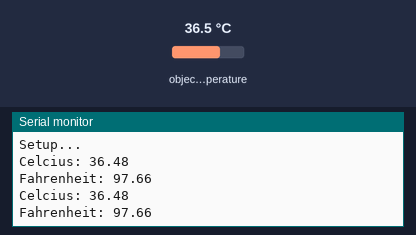
Bench run of a sketch on a simulated Arduino Uno, built with avr-gcc and run on an emulated ATmega328P. Shown: the last lines printed to the serial monitor. Wiring (inferred from the names in the program): MLX90614 thermometer at I2C address 0x5A. Inputs (shaded band) come from the test bench; at power-on: object temperature 36.5 °C.

Above: at 1.8 s.
1.9 s: object temperature set to 20 °C
At 2.8 s:
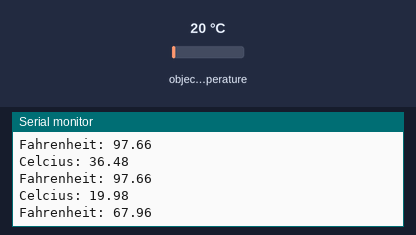
3.4 s: object temperature set to 26 °C
At 4.5 s:
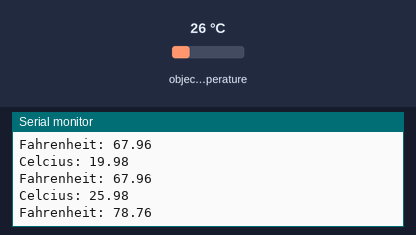
Timing chart, 0 to 6.4 s (numbered marks = the images above; inputs shaded):
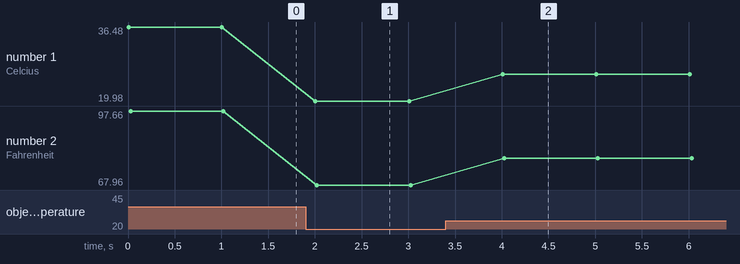

The sketch:

MLX90614.ino
```cpp
#include <i2cmaster.h>


void setup(){
	Serial.begin(9600);
	Serial.println("Setup...");

	i2c_init(); //Initialise the i2c bus
	PORTC = (1 << PORTC4) | (1 << PORTC5);//enable pullups
}

void loop(){
    int dev = 0x5A<<1;
    int data_low = 0;
    int data_high = 0;
    int pec = 0;

    i2c_start_wait(dev+I2C_WRITE);
    i2c_write(0x07);

    // read
    i2c_rep_start(dev+I2C_READ);
    data_low = i2c_readAck(); //Read 1 byte and then send ack
    data_high = i2c_readAck(); //Read 1 byte and then send ack
    pec = i2c_readNak();
    i2c_stop();

    //This converts high and low bytes together and processes temperature, MSB is a error bit and is ignored for temps
    double tempFactor = 0.02; // 0.02 degrees per LSB (measurement resolution of the MLX90614)
    double tempData = 0x0000; // zero out the data
    int frac; // data past the decimal point

    // This masks off the error bit of the high byte, then moves it left 8 bits and adds the low byte.
    tempData = (double)(((data_high & 0x007F) << 8) + data_low);
    tempData = (tempData * tempFactor)-0.01;

    float celcius = tempData - 273.15;
    float fahrenheit = (celcius*1.8) + 32;

    Serial.print("Celcius: ");
    Serial.println(celcius);

    Serial.print("Fahrenheit: ");
    Serial.println(fahrenheit);

    delay(1000); // wait a second before printing again
}
```

i2cmaster.h
```cpp
#ifndef _I2CMASTER_H
#define _I2CMASTER_H   1
/*************************************************************************
* Title:    C include file for the I2C master interface
*           (i2cmaster.S or twimaster.c)
* Author:   Peter Fleury <pfleury@gmx.ch>  http://jump.to/fleury
* File:     $Id: i2cmaster.h,v 1.10 2005/03/06 22:39:57 Peter Exp $
* Software: AVR-GCC 3.4.3 / avr-libc 1.2.3
* Target:   any AVR device
* Usage:    see Doxygen manual
**************************************************************************/

#ifdef DOXYGEN
/**
 @defgroup pfleury_ic2master I2C Master library
 @code #include <i2cmaster.h> @endcode

 @brief I2C (TWI) Master Software Library

 Basic routines for communicating with I2C slave devices. This single master
 implementation is limited to one bus master on the I2C bus.

 This I2c library is implemented as a compact assembler software implementation of the I2C protocol
 which runs on any AVR (i2cmaster.S) and as a TWI hardware interface for all AVR with built-in TWI hardware (twimaster.c).
 Since the API for these two implementations is exactly the same, an application can be linked either against the
 software I2C implementation or the hardware I2C implementation.

 Use 4.7k pull-up resistor on the SDA and SCL pin.

 Adapt the SCL and SDA port and pin definitions and eventually the delay routine in the module
 i2cmaster.S to your target when using the software I2C implementation !

 Adjust the  CPU clock frequence F_CPU in twimaster.c or in the Makfile when using the TWI hardware implementaion.

 @note
    The module i2cmaster.S is based on the Atmel Application Note AVR300, corrected and adapted
    to GNU assembler and AVR-GCC C call interface.
    Replaced the incorrect quarter period delays found in AVR300 with
    half period delays.

 @author Peter Fleury pfleury@gmx.ch  http://jump.to/fleury

 @par API Usage Example
  The following code shows typical usage of this library, see example test_i2cmaster.c

 @code

 #include <i2cmaster.h>


 #define Dev24C02  0xA2      // device address of EEPROM 24C02, see datasheet

 int main(void)
 {
     unsigned char ret;

     i2c_init();                             // initialize I2C library

     // write 0x75 to EEPROM address 5 (Byte Write)
     i2c_start_wait(Dev24C02+I2C_WRITE);     // set device address and write mode
     i2c_write(0x05);                        // write address = 5
     i2c_write(0x75);                        // write value 0x75 to EEPROM
     i2c_stop();                             // set stop conditon = release bus


     // read previously written value back from EEPROM address 5
     i2c_start_wait(Dev24C02+I2C_WRITE);     // set device address and write mode

     i2c_write(0x05);                        // write address = 5
     i2c_rep_start(Dev24C02+I2C_READ);       // set device address and read mode

     ret = i2c_readNak();                    // read one byte from EEPROM
     i2c_stop();

     for(;;);
 }
 @endcode

*/
#endif /* DOXYGEN */

/**@{*/

#if (__GNUC__ * 100 + __GNUC_MINOR__) < 304
#error "This library requires AVR-GCC 3.4 or later, update to newer AVR-GCC compiler !"
#endif

#include <avr/io.h>

/** defines the data direction (reading from I2C device) in i2c_start(),i2c_rep_start() */
#define I2C_READ    1

/** defines the data direction (writing to I2C device) in i2c_start(),i2c_rep_start() */
#define I2C_WRITE   0


/**
 @brief initialize the I2C master interace. Need to be called only once
 @param  void
 @return none
 */
extern void i2c_init(void);


/**
 @brief Terminates the data transfer and releases the I2C bus
 @param void
 @return none
 */
extern void i2c_stop(void);


/**
 @brief Issues a start condition and sends address and transfer direction

 @param    addr address and transfer direction of I2C device
 @retval   0   device accessible
 @retval   1   failed to access device
 */
extern unsigned char i2c_start(unsigned char addr);


/**
 @brief Issues a repeated start condition and sends address and transfer direction

 @param   addr address and transfer direction of I2C device
 @retval  0 device accessible
 @retval  1 failed to access device
 */
extern unsigned char i2c_rep_start(unsigned char addr);


/**
 @brief Issues a start condition and sends address and transfer direction

 If device is busy, use ack polling to wait until device ready
 @param    addr address and transfer direction of I2C device
 @return   none
 */
extern void i2c_start_wait(unsigned char addr);


/**
 @brief Send one byte to I2C device
 @param    data  byte to be transfered
 @retval   0 write successful
 @retval   1 write failed
 */
extern unsigned char i2c_write(unsigned char data);


/**
 @brief    read one byte from the I2C device, request more data from device
 @return   byte read from I2C device
 */
extern unsigned char i2c_readAck(void);

/**
 @brief    read one byte from the I2C device, read is followed by a stop condition
 @return   byte read from I2C device
 */
extern unsigned char i2c_readNak(void);

/**
 @brief    read one byte from the I2C device

 Implemented as a macro, which calls either i2c_readAck or i2c_readNak

 @param    ack 1 send ack, request more data from device<br>
               0 send nak, read is followed by a stop condition
 @return   byte read from I2C device
 */
extern unsigned char i2c_read(unsigned char ack);
#define i2c_read(ack)  (ack) ? i2c_readAck() : i2c_readNak();


/**@}*/
#endif
```

twimaster.cpp
```cpp
/*************************************************************************
* Title:    I2C master library using hardware TWI interface
* Author:   Peter Fleury <pfleury@gmx.ch>  http://jump.to/fleury
* File:     $Id: twimaster.c,v 1.3 2005/07/02 11:14:21 Peter Exp $
* Software: AVR-GCC 3.4.3 / avr-libc 1.2.3
* Target:   any AVR device with hardware TWI
* Usage:    API compatible with I2C Software Library i2cmaster.h
**************************************************************************/
#include <inttypes.h>
#include <compat/twi.h>

#include <i2cmaster.h>


/* define CPU frequency in Mhz here if not defined in Makefile */
#ifndef F_CPU
#define F_CPU 16000000UL
#endif

/* I2C clock in Hz */
#define SCL_CLOCK 50000L


/*************************************************************************
 Initialization of the I2C bus interface. Need to be called only once
*************************************************************************/
void i2c_init(void)
{
  /* initialize TWI clock: 100 kHz clock, TWPS = 0 => prescaler = 1 */

  TWSR = 0;                         /* no prescaler */
  TWBR = ((F_CPU/SCL_CLOCK)-16)/2;  /* must be > 10 for stable operation */

}/* i2c_init */


/*************************************************************************
  Issues a start condition and sends address and transfer direction.
  return 0 = device accessible, 1= failed to access device
*************************************************************************/
unsigned char i2c_start(unsigned char address)
{
    uint8_t   twst;

	// send START condition
	TWCR = (1<<TWINT) | (1<<TWSTA) | (1<<TWEN);

	// wait until transmission completed
	while(!(TWCR & (1<<TWINT)));

	// check value of TWI Status Register. Mask prescaler bits.
	twst = TW_STATUS & 0xF8;
	if ( (twst != TW_START) && (twst != TW_REP_START)) return 1;

	// send device address
	TWDR = address;
	TWCR = (1<<TWINT) | (1<<TWEN);

	// wail until transmission completed and ACK/NACK has been received
	while(!(TWCR & (1<<TWINT)));

	// check value of TWI Status Register. Mask prescaler bits.
	twst = TW_STATUS & 0xF8;
	if ( (twst != TW_MT_SLA_ACK) && (twst != TW_MR_SLA_ACK) ) return 1;

	return 0;

}/* i2c_start */


/*************************************************************************
 Issues a start condition and sends address and transfer direction.
 If device is busy, use ack polling to wait until device is ready

 Input:   address and transfer direction of I2C device
*************************************************************************/
void i2c_start_wait(unsigned char address)
{
    uint8_t   twst;


    while ( 1 )
    {
	    // send START condition
	    TWCR = (1<<TWINT) | (1<<TWSTA) | (1<<TWEN);

    	// wait until transmission completed
    	while(!(TWCR & (1<<TWINT)));

    	// check value of TWI Status Register. Mask prescaler bits.
    	twst = TW_STATUS & 0xF8;
    	if ( (twst != TW_START) && (twst != TW_REP_START)) continue;

    	// send device address
    	TWDR = address;
    	TWCR = (1<<TWINT) | (1<<TWEN);

    	// wail until transmission completed
    	while(!(TWCR & (1<<TWINT)));

    	// check value of TWI Status Register. Mask prescaler bits.
    	twst = TW_STATUS & 0xF8;
    	if ( (twst == TW_MT_SLA_NACK )||(twst ==TW_MR_DATA_NACK) )
    	{
    	    /* device busy, send stop condition to terminate write operation */
	        TWCR = (1<<TWINT) | (1<<TWEN) | (1<<TWSTO);

	        // wait until stop condition is executed and bus released
	        while(TWCR & (1<<TWSTO));

    	    continue;
    	}
    	//if( twst != TW_MT_SLA_ACK) return 1;
    	break;
     }

}/* i2c_start_wait */


/*************************************************************************
 Issues a repeated start condition and sends address and transfer direction

 Input:   address and transfer direction of I2C device

 Return:  0 device accessible
          1 failed to access device
*************************************************************************/
unsigned char i2c_rep_start(unsigned char address)
{
    return i2c_start( address );

}/* i2c_rep_start */


/*************************************************************************
 Terminates the data transfer and releases the I2C bus
*************************************************************************/
void i2c_stop(void)
{
    /* send stop condition */
	TWCR = (1<<TWINT) | (1<<TWEN) | (1<<TWSTO);

	// wait until stop condition is executed and bus released
	while(TWCR & (1<<TWSTO));

}/* i2c_stop */


/*************************************************************************
  Send one byte to I2C device

  Input:    byte to be transfered
  Return:   0 write successful
            1 write failed
*************************************************************************/
unsigned char i2c_write( unsigned char data )
{
    uint8_t   twst;

	// send data to the previously addressed device
	TWDR = data;
	TWCR = (1<<TWINT) | (1<<TWEN);

	// wait until transmission completed
	while(!(TWCR & (1<<TWINT)));

	// check value of TWI Status Register. Mask prescaler bits
	twst = TW_STATUS & 0xF8;
	if( twst != TW_MT_DATA_ACK) return 1;
	return 0;

}/* i2c_write */


/*************************************************************************
 Read one byte from the I2C device, request more data from device

 Return:  byte read from I2C device
*************************************************************************/
unsigned char i2c_readAck(void)
{
	TWCR = (1<<TWINT) | (1<<TWEN) | (1<<TWEA);
	while(!(TWCR & (1<<TWINT)));

    return TWDR;

}/* i2c_readAck */


/*************************************************************************
 Read one byte from the I2C device, read is followed by a stop condition

 Return:  byte read from I2C device
*************************************************************************/
unsigned char i2c_readNak(void)
{
	TWCR = (1<<TWINT) | (1<<TWEN);
	while(!(TWCR & (1<<TWINT)));

    return TWDR;

}/* i2c_readNak */
```

Measured:
- after the input at 1.9 s, the serial monitor: prints a new line after 0.11 s (image 1)
- after the input at 3.4 s, the serial monitor: prints a new line after 0.61 s (image 2)
- plotted number 1: 36.48 → 19.98 after the input at 1.9 s, 19.98 → 25.98 after the input at 3.4 s
- plotted number 2: 97.66 → 67.96 after the input at 1.9 s, 67.96 → 78.76 after the input at 3.4 s
